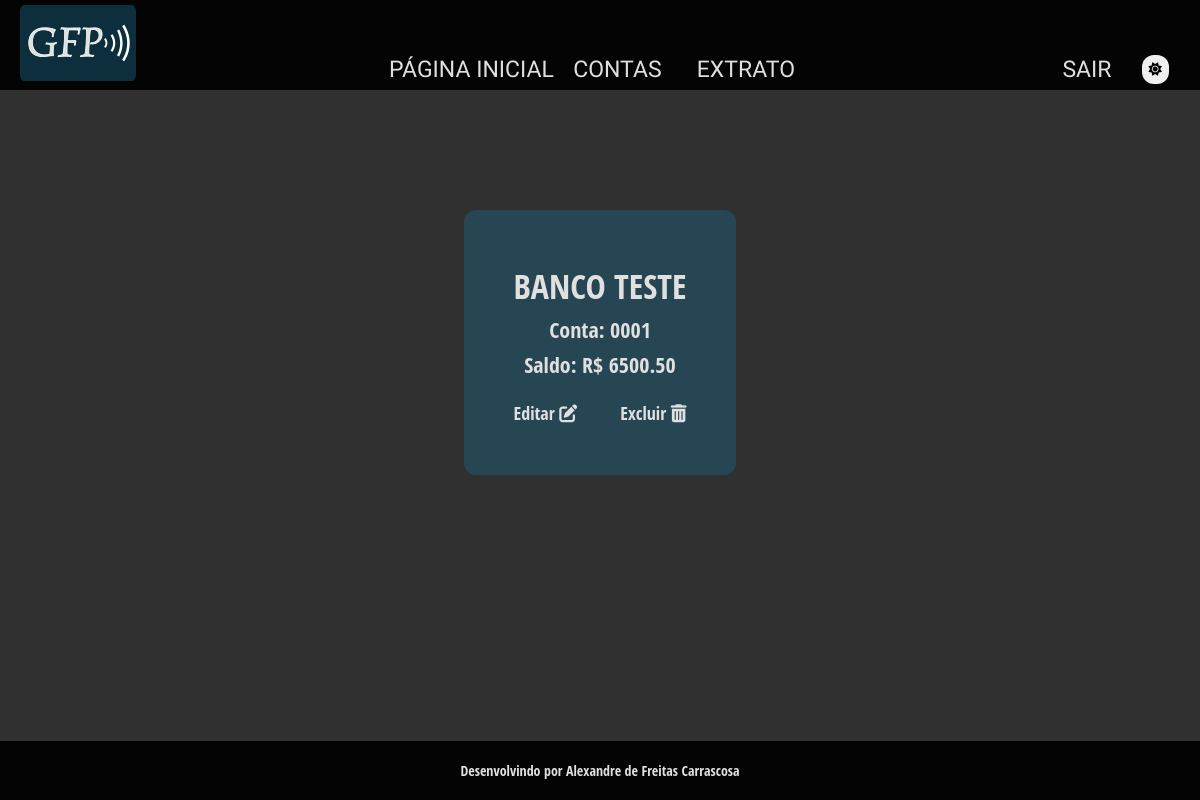
/accounts/ (signed in), run on the app's committed database.
### core/models.py (models this page shows, shortened)
class totalBalance(models.Model):
  account = models.CharField(max_length=8,
                             verbose_name="Conta",
                             primary_key=True)
  bank = models.CharField(max_length=100,
                          verbose_name="Banco",
                          )
  balance = models.DecimalField(max_digits=20,
                                decimal_places=2,
                                verbose_name="Saldo",
                                )
  register_date = models.DateTimeField(auto_now=True,
                                       verbose_name="Inserido em")
  user = models.ForeignKey(User, on_delete=models.CASCADE)
  class Meta:
    db_table = 'totalBalance'

### core/views.py (the view)
# urls.py: path('accounts/', views.accounts, name='accounts'),
@login_required(login_url="/login/")
def accounts(request):
    user = request.user
    registered_accounts = totalBalance.objects.filter(user=user)
    data = request.GET.get('account')
    if data:
        messages.warning(request, 'Você tem certeza que deseja deletar essa conta? (Essa ação é irreversível!)')
    context = {
        'accounts': registered_accounts,
        'data': data,
    }
    return render(request, 'accounts.html', context=context)

### core/templates/accounts.html (shortened to what this page needs)
{% extends "base.html" %}
{% block content %}
<div class="content">
    <div class="box">
        {% for account in accounts %}
        <div class="box-content">
            <h1>{{ account.bank }}</h1>
            <p>Conta: {{ account.account }}</p>
            <p>Saldo: R$ {{ account.balance }}</p>
            <div class="box-subcontent">
                <a href="{% url 'edit_account' account=account.account %}">
                    <span class="edit-account">
                        Editar
                        <i class="fas fa-edit"></i>
                    </span>
                </a>
                <a href="{% url 'accounts' %}?account={{ account.account }}">
                    <span class="delete-account">
                        Excluir
                        <i class="fas fa-trash-alt"></i>
                    </span>
                </a>
            </div>
        </div>
        {% endfor %}
    </div>
</div>
{% endblock %}

### core/static/css/styles.css (style rules this page uses)
* { box-sizing: border-box; text-decoration: none; padding: 0; margin: 0; }
html { font-size: 62.5%; text-decoration: none; background-color: var(--main-bg-color); font-family: "Open Sans Condensed"; transition: all 500ms linear; }
body { height:100vh; margin:0; display: flex; flex-direction: column; }
a:link { text-decoration: none; }

### core/static/css/colors.css (style rules this page uses)
:root { --main-bg-color: #303030; --main-bg-dark: #040404; --bg-dropdown-color: #f9f9f9; --bg-card-box: linear-gradient(60deg, #1A2023, #041015); --bg-cian: #264653; --main-text-color: #E0E0E0; --text-dark-cian: #041015; --text-dark-color: #041015; --text-blue-green: #14746fa8; --green-color: yellowgreen; --red-color: tomato; --gold-color: #CBBD90; --box-shadow-color: rgba(0,0,0,0.2); }

### core/static/css/content.css (style rules this page uses)
.content { display: flex; justify-content: center; align-content: center; margin: 5rem 5em 5rem 5rem; text-align: center; border-radius: 2rem; color: var(--main-text-color); }
.content > * { padding: 2rem; margin: 0 2rem 0 2rem; }

### core/static/css/texts.css (style rules this page uses)
h1 { font-size: 3.4rem; padding:.25rem 0 .25rem 0; text-transform: uppercase; }
p { font-size: 2.2rem; padding: .25rem 0 .25rem 0; }

### core/static/css/card-box.css (style rules this page uses)
.box { display: flex; flex-wrap: wrap; align-content: space-between; }
.box-content { display: flex; flex-wrap: wrap; flex-direction: column; padding: 5rem; background-color: var(--bg-cian); color: var(--main-text-color); border-radius: 1.2rem; align-self: center; }
.box-subcontent { display: flex; align-content: flex-end; justify-content: space-between; position: relative; color: var(--main-text-color); }
.box-subcontent a { font-size: 1.8rem; margin-top: 2rem; color: var(--main-text-color); }

### data on the page
totalBalance: bank "BANCO TESTE", account "0001", balance "6500.50"
